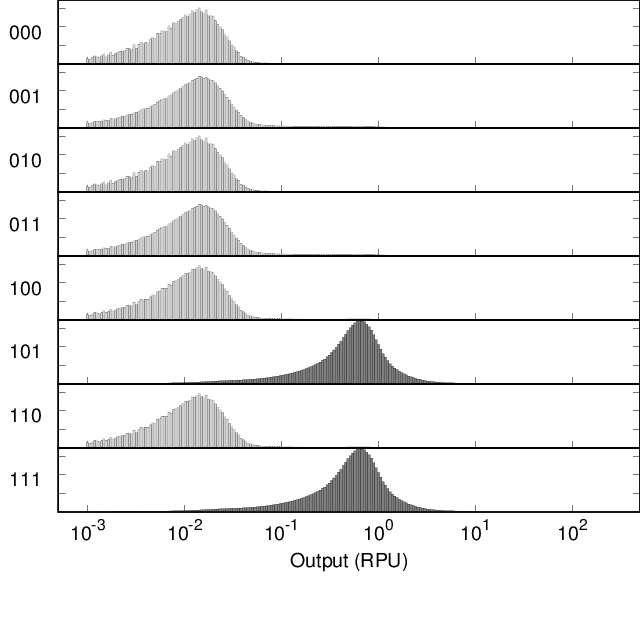

Write gnuplot code to recreate this figure.
set output "demo_abstract0xFE_002_A000_B3_BM3R1_gate.eps"
set terminal postscript  eps  enhanced color "Helvetica, 35" size 8,8
reset
set xtics nomirror
set tics scale 2
set logscale x
set format y "" 
set format x "" 
set xtics (0.001, 0.01, 0.1, 0, 1, 10, 100)
set ytics 0.01
set border 15 lw 2
set lmargin 5
set bmargin 0
set rmargin 0
set tmargin 0
max=500 #max value
min=0.0005 #min value
set xrange [min:max]
set yrange [-0.0002:0.0344766]
set style fill solid 0.5 #fillstyle
set multiplot layout 10,1 rowsfirst
set ylabel "000" rotate by 0
plot "demo_abstract0xFE_002_A000_B3_BM3R1_gate.txt" u (10**$1):2 w boxes lc rgb "dark-gray" notitle
set ylabel "001" rotate by 0
plot "demo_abstract0xFE_002_A000_B3_BM3R1_gate.txt" u (10**$1):3 w boxes lc rgb "dark-gray" notitle
set ylabel "010" rotate by 0
plot "demo_abstract0xFE_002_A000_B3_BM3R1_gate.txt" u (10**$1):4 w boxes lc rgb "dark-gray" notitle
set ylabel "011" rotate by 0
plot "demo_abstract0xFE_002_A000_B3_BM3R1_gate.txt" u (10**$1):5 w boxes lc rgb "dark-gray" notitle
set ylabel "100" rotate by 0
plot "demo_abstract0xFE_002_A000_B3_BM3R1_gate.txt" u (10**$1):6 w boxes lc rgb "dark-gray" notitle
set ylabel "101" rotate by 0
plot "demo_abstract0xFE_002_A000_B3_BM3R1_gate.txt" u (10**$1):7 w boxes lc rgb "black" notitle
set ylabel "110" rotate by 0
plot "demo_abstract0xFE_002_A000_B3_BM3R1_gate.txt" u (10**$1):8 w boxes lc rgb "dark-gray" notitle
set ylabel "111" rotate by 0
set format x "10^{%T}" 
set xlabel "Output (RPU)" 
plot "demo_abstract0xFE_002_A000_B3_BM3R1_gate.txt" u (10**$1):9 w boxes lc rgb "black" notitle
unset multiplot
